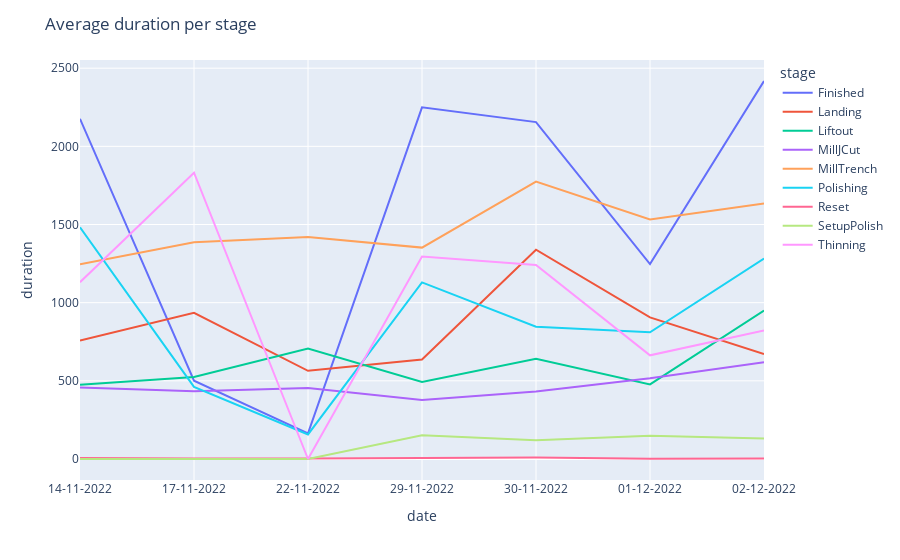

The cell this chart's notebook holds for it:
### Code cell
# group df_history by date and stage
df_history["date"] = pd.to_datetime(df_history["date"])
df_history["stage"] = df_history["stage"].astype("category")
df_history_group = df_history.groupby(by=["date", "stage"]).mean()
df_history_group = df_history_group.reset_index()
df_history_group["date"] = df_history_group["date"].dt.strftime("%d-%m-%Y")

# drop all columns except date, stage, duration
df_history_group = df_history_group[["date", "stage", "duration"]]
df_history_group["duration"] = df_history_group["duration"].astype("float")

# fillna 0
df_history_group["duration"] = df_history_group["duration"].fillna(0)

# plot a time series of duration per stage
fig = px.line(df_history_group, x="date", y="duration", color="stage")
fig.update_layout(title="Average duration per stage")
fig.show()

### Figure 1 — Plotly figure (JSON) as saved in the notebook; plotly's stock layout.template omitted (floating-point values rounded to 4 significant figures)
{"data": [{"hovertemplate": "stage=Finished<br>date=%{x}<br>duration=%{y}<extra></extra>", "legendgroup": "Finished", "line": {"color": "#636efa", "dash": "solid"}, "marker": {"symbol": "circle"}, "mode": "lines", "name": "Finished", "orientation": "v", "showlegend": true, "type": "scatter", "x": ["14-11-2022", "17-11-2022", "22-11-2022", "29-11-2022", "30-11-2022", "01-12-2022", "02-12-2022"], "xaxis": "x", "y": [2176.0, 501.4, 163.8, 2250.0, 2155.0, 1246.0, 2418.0], "yaxis": "y"}, {"hovertemplate": "stage=Landing<br>date=%{x}<br>duration=%{y}<extra></extra>", "legendgroup": "Landing", "line": {"color": "#EF553B", "dash": "solid"}, "marker": {"symbol": "circle"}, "mode": "lines", "name": "Landing", "orientation": "v", "showlegend": true, "type": "scatter", "x": ["14-11-2022", "17-11-2022", "22-11-2022", "29-11-2022", "30-11-2022", "01-12-2022", "02-12-2022"], "xaxis": "x", "y": [758.6, 934.6, 564.3, 636.7, 1339.0, 906.2, 672.1], "yaxis": "y"}, {"hovertemplate": "stage=Liftout<br>date=%{x}<br>duration=%{y}<extra></extra>", "legendgroup": "Liftout", "line": {"color": "#00cc96", "dash": "solid"}, "marker": {"symbol": "circle"}, "mode": "lines", "name": "Liftout", "orientation": "v", "showlegend": true, "type": "scatter", "x": ["14-11-2022", "17-11-2022", "22-11-2022", "29-11-2022", "30-11-2022", "01-12-2022", "02-12-2022"], "xaxis": "x", "y": [475.1, 524.5, 707.0, 492.7, 642.0, 477.4, 949.7], "yaxis": "y"}, {"hovertemplate": "stage=MillJCut<br>date=%{x}<br>duration=%{y}<extra></extra>", "legendgroup": "MillJCut", "line": {"color": "#ab63fa", "dash": "solid"}, "marker": {"symbol": "circle"}, "mode": "lines", "name": "MillJCut", "orientation": "v", "showlegend": true, "type": "scatter", "x": ["14-11-2022", "17-11-2022", "22-11-2022", "29-11-2022", "30-11-2022", "01-12-2022", "02-12-2022"], "xaxis": "x", "y": [456.6, 433.4, 453.5, 378.0, 431.6, 516.3, 619.0], "yaxis": "y"}, {"hovertemplate": "stage=MillTrench<br>date=%{x}<br>duration=%{y}<extra></extra>", "legendgroup": "MillTrench", "line": {"color": "#FFA15A", "dash": "solid"}, "marker": {"symbol": "circle"}, "mode": "lines", "name": "MillTrench", "orientation": "v", "showlegend": true, "type": "scatter", "x": ["14-11-2022", "17-11-2022", "22-11-2022", "29-11-2022", "30-11-2022", "01-12-2022", "02-12-2022"], "xaxis": "x", "y": [1246.0, 1387.0, 1421.0, 1352.0, 1775.0, 1532.0, 1635.0], "yaxis": "y"}, {"hovertemplate": "stage=Polishing<br>date=%{x}<br>duration=%{y}<extra></extra>", "legendgroup": "Polishing", "line": {"color": "#19d3f3", "dash": "solid"}, "marker": {"symbol": "circle"}, "mode": "lines", "name": "Polishing", "orientation": "v", "showlegend": true, "type": "scatter", "x": ["14-11-2022", "17-11-2022", "22-11-2022", "29-11-2022", "30-11-2022", "01-12-2022", "02-12-2022"], "xaxis": "x", "y": [1483.0, 461.6, 157.3, 1129.0, 846.7, 810.4, 1283.0], "yaxis": "y"}, {"hovertemplate": "stage=Reset<br>date=%{x}<br>duration=%{y}<extra></extra>", "legendgroup": "Reset", "line": {"color": "#FF6692", "dash": "solid"}, "marker": {"symbol": "circle"}, "mode": "lines", "name": "Reset", "orientation": "v", "showlegend": true, "type": "scatter", "x": ["14-11-2022", "17-11-2022", "22-11-2022", "29-11-2022", "30-11-2022", "01-12-2022", "02-12-2022"], "xaxis": "x", "y": [6.866, 2.514, 3.285, 6.043, 9.767, 2.383, 2.669], "yaxis": "y"}, {"hovertemplate": "stage=SetupPolish<br>date=%{x}<br>duration=%{y}<extra></extra>", "legendgroup": "SetupPolish", "line": {"color": "#B6E880", "dash": "solid"}, "marker": {"symbol": "circle"}, "mode": "lines", "name": "SetupPolish", "orientation": "v", "showlegend": true, "type": "scatter", "x": ["14-11-2022", "17-11-2022", "22-11-2022", "29-11-2022", "30-11-2022", "01-12-2022", "02-12-2022"], "xaxis": "x", "y": [0, 0, 0, 152.4, 119.3, 149.3, 130.9], "yaxis": "y"}, {"hovertemplate": "stage=Thinning<br>date=%{x}<br>duration=%{y}<extra></extra>", "legendgroup": "Thinning", "line": {"color": "#FF97FF", "dash": "solid"}, "marker": {"symbol": "circle"}, "mode": "lines", "name": "Thinning", "orientation": "v", "showlegend": true, "type": "scatter", "x": ["14-11-2022", "17-11-2022", "22-11-2022", "29-11-2022", "30-11-2022", "01-12-2022", "02-12-2022"], "xaxis": "x", "y": [1131.0, 1831.0, 0, 1295.0, 1241.0, 663.0, 821.5], "yaxis": "y"}], "layout": {"legend": {"title": {"text": "stage"}, "tracegroupgap": 0}, "margin": {"t": 60}, "title": {"text": "Average duration per stage"}, "xaxis": {"anchor": "y", "domain": [0, 1], "title": {"text": "date"}}, "yaxis": {"anchor": "x", "domain": [0, 1], "title": {"text": "duration"}}}}
